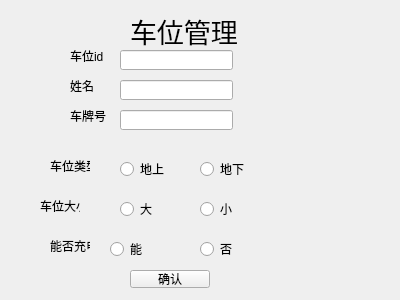
<?xml version="1.0" encoding="UTF-8"?>
<ui version="4.0">
 <class>WorkerMdUI_parking_add</class>
 <widget class="QWidget" name="WorkerMdUI_parking_add">
  <property name="geometry">
   <rect>
    <x>0</x>
    <y>0</y>
    <width>400</width>
    <height>300</height>
   </rect>
  </property>
  <property name="windowTitle">
   <string>Form</string>
  </property>
  <widget class="QRadioButton" name="radioButton_onground">
   <property name="geometry">
    <rect>
     <x>120</x>
     <y>160</y>
     <width>73</width>
     <height>18</height>
    </rect>
   </property>
   <property name="text">
    <string>地上</string>
   </property>
  </widget>
  <widget class="QLabel" name="label_3">
   <property name="geometry">
    <rect>
     <x>130</x>
     <y>10</y>
     <width>171</width>
     <height>41</height>
    </rect>
   </property>
   <property name="font">
    <font>
     <pointsize>20</pointsize>
    </font>
   </property>
   <property name="text">
    <string>车位管理</string>
   </property>
  </widget>
  <widget class="QLabel" name="label_4">
   <property name="geometry">
    <rect>
     <x>70</x>
     <y>50</y>
     <width>40</width>
     <height>12</height>
    </rect>
   </property>
   <property name="text">
    <string>车位id</string>
   </property>
  </widget>
  <widget class="QLineEdit" name="lineEdit_name">
   <property name="geometry">
    <rect>
     <x>120</x>
     <y>80</y>
     <width>113</width>
     <height>20</height>
    </rect>
   </property>
  </widget>
  <widget class="QRadioButton" name="radioButton_underground">
   <property name="geometry">
    <rect>
     <x>200</x>
     <y>160</y>
     <width>73</width>
     <height>18</height>
    </rect>
   </property>
   <property name="text">
    <string>地下</string>
   </property>
  </widget>
  <widget class="QRadioButton" name="radioButton_no">
   <property name="geometry">
    <rect>
     <x>200</x>
     <y>240</y>
     <width>73</width>
     <height>18</height>
    </rect>
   </property>
   <property name="text">
    <string>否</string>
   </property>
  </widget>
  <widget class="QLabel" name="label">
   <property name="geometry">
    <rect>
     <x>40</x>
     <y>200</y>
     <width>40</width>
     <height>12</height>
    </rect>
   </property>
   <property name="text">
    <string>车位大小</string>
   </property>
  </widget>
  <widget class="QPushButton" name="pushButton">
   <property name="geometry">
    <rect>
     <x>130</x>
     <y>270</y>
     <width>80</width>
     <height>18</height>
    </rect>
   </property>
   <property name="text">
    <string>确认</string>
   </property>
  </widget>
  <widget class="QLineEdit" name="lineEdit">
   <property name="geometry">
    <rect>
     <x>120</x>
     <y>50</y>
     <width>113</width>
     <height>20</height>
    </rect>
   </property>
  </widget>
  <widget class="QLabel" name="label_car_id">
   <property name="geometry">
    <rect>
     <x>70</x>
     <y>110</y>
     <width>40</width>
     <height>12</height>
    </rect>
   </property>
   <property name="text">
    <string>车牌号</string>
   </property>
  </widget>
  <widget class="QRadioButton" name="radioButton_big">
   <property name="geometry">
    <rect>
     <x>120</x>
     <y>200</y>
     <width>73</width>
     <height>18</height>
    </rect>
   </property>
   <property name="text">
    <string>大</string>
   </property>
  </widget>
  <widget class="QLabel" name="label_2">
   <property name="geometry">
    <rect>
     <x>50</x>
     <y>240</y>
     <width>40</width>
     <height>12</height>
    </rect>
   </property>
   <property name="text">
    <string>能否充电</string>
   </property>
  </widget>
  <widget class="QRadioButton" name="radioButton_small">
   <property name="geometry">
    <rect>
     <x>200</x>
     <y>200</y>
     <width>73</width>
     <height>18</height>
    </rect>
   </property>
   <property name="text">
    <string>小</string>
   </property>
  </widget>
  <widget class="QLabel" name="label_carstation_type">
   <property name="geometry">
    <rect>
     <x>50</x>
     <y>160</y>
     <width>40</width>
     <height>12</height>
    </rect>
   </property>
   <property name="text">
    <string>车位类型</string>
   </property>
  </widget>
  <widget class="QRadioButton" name="radioButton_yes">
   <property name="geometry">
    <rect>
     <x>110</x>
     <y>240</y>
     <width>73</width>
     <height>18</height>
    </rect>
   </property>
   <property name="text">
    <string>能</string>
   </property>
  </widget>
  <widget class="QLabel" name="label_name">
   <property name="geometry">
    <rect>
     <x>70</x>
     <y>80</y>
     <width>40</width>
     <height>12</height>
    </rect>
   </property>
   <property name="text">
    <string>姓名</string>
   </property>
  </widget>
  <widget class="QLineEdit" name="lineEdit_car_id">
   <property name="geometry">
    <rect>
     <x>120</x>
     <y>110</y>
     <width>113</width>
     <height>20</height>
    </rect>
   </property>
  </widget>
 </widget>
 <resources/>
 <connections/>
</ui>
